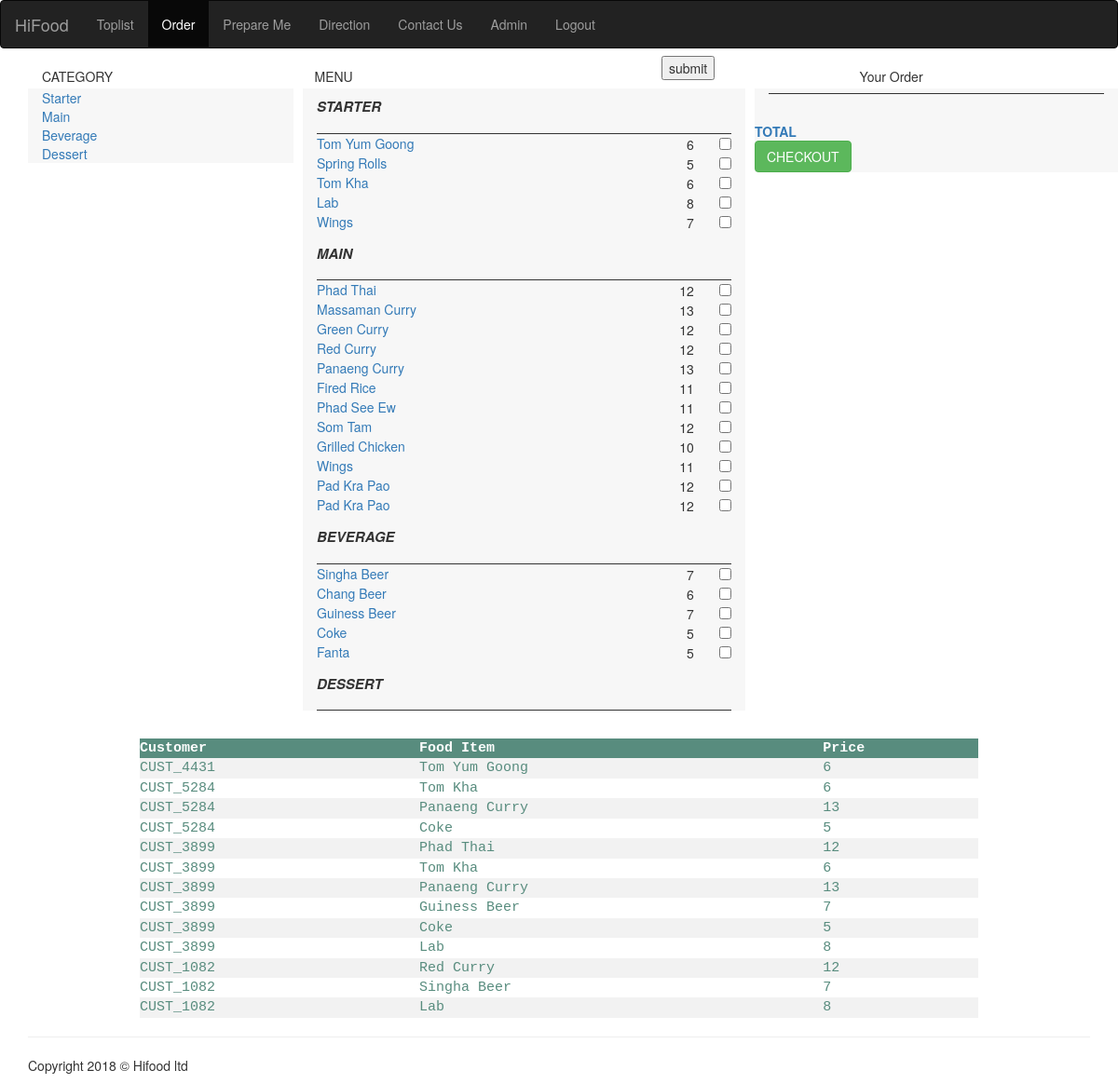
The app's page /order.php with its own data.
### tables this page shows
CREATE TABLE `main_menu` (
  `item_id` int(255) NOT NULL,
  `item_name` varchar(255) NOT NULL
);

CREATE TABLE `sub_menu` (
  `sub_item_id` int(255) NOT NULL,
  `menu_item` varchar(255) NOT NULL,
  `sub_menu_item` varchar(255) NOT NULL,
  `price` int(255) NOT NULL
);

CREATE TABLE `order_menu` (
  `order_id` int(255) NOT NULL,
  `cust_id` varchar(255) NOT NULL,
  `item_name` varchar(255) NOT NULL,
  `price` int(255) NOT NULL
);

### order.php (the view, shortened to what this page needs)
<!DOCTYPE html>
<html lang="en">
<head>
  <link rel="stylesheet" href="https://maxcdn.bootstrapcdn.com/bootstrap/3.3.7/css/bootstrap.min.css">
</head>
<nav class="navbar navbar-inverse">
  <div class="container-fluid">
    <div class="navbar-header">
      <a class="navbar-brand" href="toplist.php">HiFood</a>
    </div>
    <div id="navbar" class="collapse navbar-collapse">
    <ul class="nav navbar-nav">
      <li><a href="toplist.php">Toplist</a></li>
      <li class="active"><a href="order.php">Order</a></li>
      <li><a href="prepare.php">Prepare Me</a></li>
      <li><a href="direction.php">Direction</a></li>
      <li><a href="contact.php">Contact Us</a></li>
      <li><a href="admin.php">Admin</a></li>
      <li><a href="logout.php">Logout</a></li>
    </ul>
  </div>
  </div>
</nav>
 <body>
<?php include'connector2.php';?>
<div class="container">
    <div class="container booking_strip">
        <div class="row">
            <div class="col-md-3">CATEGORY</div>
            <div class="col-md-6">MENU</div>
            <div class="col-md-3">Your Order</div>
        </div>
    </div>
    <div class="clearfix" style="margin:1px auto; border-bottom:1px solid #FFF;"></div>
        <div class="container">
            <div class="col-md-3" style="background:#F7F7F7 !important; margin-left:-15px; margin-right:10px;">
        <?php
                    $mainmenu_query = $db->query("select * from `main_menu`") or die(mysqli_error());
                    while($mainmenu_row = mysqli_fetch_assoc($mainmenu_query)){
                        echo '<div class="booking_left"><a href="#'.$mainmenu_row['item_name'].'">'.$mainmenu_row['item_name'].'</a></div>';
                    }
                ?>
            </div>
            <div class="col-md-5" style="background:#F7F7F7 !important;">
                <form action="#" method="post">
                <div style=" padding:5px 0px; margin:-40px 0px 0px 370px;"><input type="submit" name="submit" style=" style="position:fixed;"" value="submit" class="sub_menu_submit"></div>
                <div class="scroll-design">
          <?php
                    $mainmenu_query = $db->query("select * from `main_menu`") or die(mysqli_error());
                    while($mainmenu_row = mysqli_fetch_assoc($mainmenu_query)){
                        $main_item = $mainmenu_row['item_name']?>
                        <h4 style="padding:5px 0px 10px; font-size:15px; font-weight:bold; font-style:italic; text-transform:uppercase;" id="<?php echo $main_item?>"><?php echo $main_item?></h4>
                <div style="border-bottom:1px solid #333;"></div>
                            <?php
                    $submenu_query = $db->query("select * from sub_menu where menu_item='$main_item'") or die(mysqli_error());
                    while($submenu_row = mysqli_fetch_assoc($submenu_query)){?>
                        <div class="row">
                            <div class="col-md-8">
                                <div class="booking_left_1 sub_menu_item"><a href="#"><?php echo $submenu_row['sub_menu_item']?></a></div>
                            </div>
                            <div class="col-md-4">
                                <div align="right"><span class="price"> <?php echo $submenu_row['price']?></span> <input type="checkbox" name="sub_menu[]" value="<?php echo $submenu_row['sub_item_id']?>" /></div>
                            </div>
                        </div>
                <?php
                } } echo '<div class="clearfix"></div>';    ?>
              </form>
            </div>
            </div>
            <div class="col-md-4" style="">
                <div class="row" style="background:#F7F7F7 !important; margin:0px -35px 0px -5px !important;">
                    <div style="border-bottom:1px solid #333; margin:5px 15px 10px;"></div>
                    <div class="row" style="padding-top:20px;">
                        <div class="col-md-8">
                            <div class="booking_left_1" style="font-weight:bold;"><a href="#">TOTAL</a></div>
                        </div>
                        <div class="col-md-4">
                        </div>
                    </div>
                    <a href="javascript:alert('Order Successfully');" class="btn btn-success">CHECKOUT</a>
              </div>
            </div>
      </div>
<center>
  <body>
        <table>
         <tr>
           <th>Customer</th>
           <th>Food Item</th>
           <th>Price</th>
         </tr>
  <?php
  $conn = mysqli_connect("173.194.109.118", "turbo", "turbo", "database");
  $sql = "SELECT order_id, cust_id, item_name, price FROM order_menu";
  $result = $conn->query($sql);
  if ($result->num_rows > 0) {
   while($row = $result->fetch_assoc()) {
   echo "<tr>
         <td>" . $row["cust_id"]. "</td>
         <td>" . $row["item_name"]. "</td>
         <td>" . $row["price"]. "</td></tr>";
   }
   echo "</table>";
   } else { echo "0 results"; }
   ?>
   </center>
  <footer>
     <div class="container">
     <hr>
     <div class="row">
     <div class="col-lg-12">
        <p>Copyright 2018 &copy; Hifood ltd </p>
     </div>
     </div>
  </footer>
  </body>
</html>

### order.php (style rules this page uses)
body { padding-top: 0px; }
table { border-collapse: collapse; width: 75%; color: #588c7e; font-family: monospace; font-size: 15px; text-align: left; }
th { background-color: #588c7e; color: white; }
tr:nth-child(even) { background-color: #f2f2f2 }

### records on screen
main_menu: item_name "Starter", item_name "STARTER"
main_menu: item_name "Main", item_name "MAIN"
main_menu: item_name "Beverage", item_name "BEVERAGE"
main_menu: item_name "Dessert", item_name "DESSERT"
sub_menu: sub_menu_item "Tom Yum Goong", price "6"
sub_menu: sub_menu_item "Spring Rolls", price "5"
sub_menu: sub_menu_item "Tom Kha", price "6"
sub_menu: sub_menu_item "Lab", price "8"
sub_menu: sub_menu_item "Wings", price "7"
sub_menu: sub_menu_item "Phad Thai", price "12"
sub_menu: sub_menu_item "Massaman Curry", price "13"
sub_menu: sub_menu_item "Green Curry", price "12"
sub_menu: sub_menu_item "Red Curry", price "12"
sub_menu: sub_menu_item "Panaeng Curry", price "13"
sub_menu: sub_menu_item "Fired Rice", price "11"
sub_menu: sub_menu_item "Phad See Ew", price "11"
sub_menu: sub_menu_item "Som Tam", price "12"
sub_menu: sub_menu_item "Grilled Chicken", price "10"
sub_menu: sub_menu_item "Wings", price "11"
sub_menu: sub_menu_item "Pad Kra Pao", price "12"
sub_menu: sub_menu_item "Pad Kra Pao", price "12"
sub_menu: sub_menu_item "Singha Beer", price "7"
sub_menu: sub_menu_item "Chang Beer", price "6"
sub_menu: sub_menu_item "Guiness Beer", price "7"
sub_menu: sub_menu_item "Coke", price "5"
sub_menu: sub_menu_item "Fanta", price "5"
order_menu: cust "CUST_4431", item_name "Tom Yum Goong", price "6"
order_menu: cust "CUST_5284", item_name "Tom Kha", price "6"
order_menu: cust "CUST_5284", item_name "Panaeng Curry", price "13"
order_menu: cust "CUST_5284", item_name "Coke", price "5"
order_menu: cust "CUST_3899", item_name "Phad Thai", price "12"
order_menu: cust "CUST_3899", item_name "Tom Kha", price "6"
order_menu: cust "CUST_3899", item_name "Panaeng Curry", price "13"
order_menu: cust "CUST_3899", item_name "Guiness Beer", price "7"
order_menu: cust "CUST_3899", item_name "Coke", price "5"
order_menu: cust "CUST_3899", item_name "Lab", price "8"
order_menu: cust "CUST_1082", item_name "Red Curry", price "12"
order_menu: cust "CUST_1082", item_name "Singha Beer", price "7"
order_menu: cust "CUST_1082", item_name "Lab", price "8"
